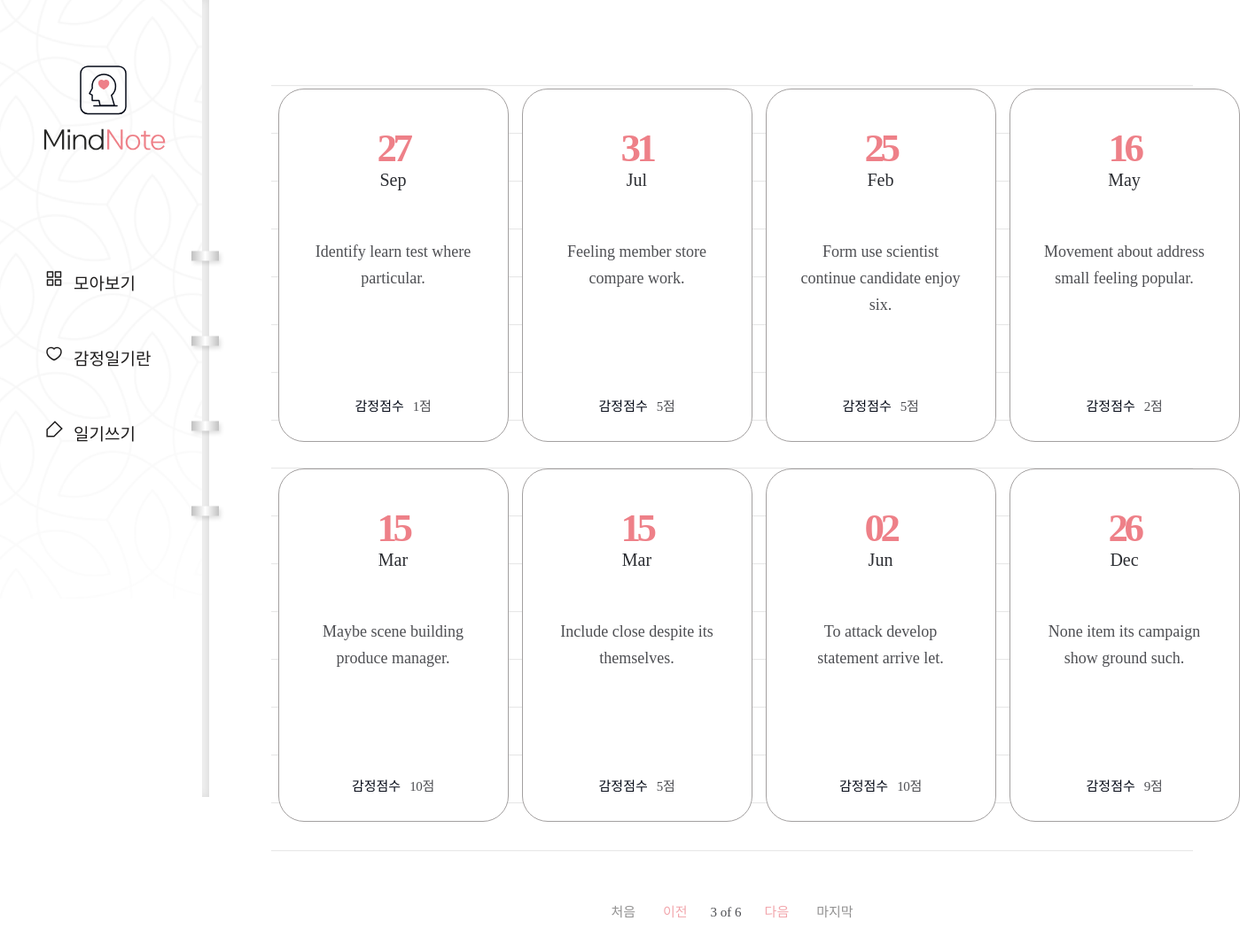
/diary/?page=3, run on the app's committed database.
### diary/models.py (models this page shows, shortened)
class Page(models.Model):
    title = models.CharField(max_length=100, validators=[validate_no_hash])
    content = models.TextField(validators=[validate_no_hash])
    feeling = models.CharField(max_length=80, validators=[validate_no_numbers])
    score = models.IntegerField(validators=[validation_score])
    dt_created = models.DateField(
        verbose_name="Date Created", auto_now_add=False)

### diary/views.py (the view)
# urls.py: path('diary/', views.PageListView.as_view(), name='page-list'),
class PageListView(ListView):
    model = Page
    template_name = 'diary/page_list.html'
    ordering = ['-dt_created']
    paginate_by = 8
    page_kwarg = 'page'

### diary/templates/diary/page_list.html (shortened to what this page needs)
{% extends './base.html' %}
{% block content %}
{% if page_obj.object_list %}
    <div class="wrap-note">
        <div class="note">
            <div class="note-list">
                <ul>
                    {% for obj in page_obj.object_list %}
                    <li>
                        <a href="{% url 'page-detail' obj.id %}">
                            <div class="date">
                                <span>{{obj.dt_created|date:"d"}}</span>
                                <p>{{obj.dt_created|date:"M"}}</p>
                            </div>
                            <h2>{{obj.title}}</h2>
                            <div class="score">
                                <p>감정점수</p>
                                <span>{{obj.score}}점</span>
                            </div>
                        </a>
                    </li>
                    {% endfor %}
                </ul>
            </div>
            <div class="paging">
            {% if page_obj.has_previous %}
                <a href="?page=1" class="first">처음</a>
                <a href="?page={{ page_obj.previous_page_number }}" class="prev">이전</a>
            {% endif %}
                <span>
                    <p>{{ page_obj.number }} of {{ page_obj.paginator.num_pages }}</p>
                </span>
            {% if page_obj.has_next %}
            <a href="?page={{ page_obj.next_page_number }}" class="prev">다음</a>
                <a href="?page={{ page_obj.paginator.num_pages }}" class="last">마지막</a>
            {% endif %}
            </div>
        </div>
    </div>
{% endif %}
{% endblock content %}

### diary/static/diary/css/styles.css (style rules this page uses)
h1,h2,h3,p,a,ul,li { margin: 0; padding: 0; font-family: 'NanumSquare'; list-style: none; text-decoration: none; outline: none; }
html { position: relative; min-height: 100%; margin: 0; }
body { margin: 0; padding: 0; -webkit-font-smoothing: antialiased; -moz-osx-font-smoothing: auto; }
.wrap-note .note { padding-left: 236px; padding-top: 50px; padding-bottom: 200px; }
.note-list { margin: 0 70px; padding-top: 50px; background: url(../image/note-bg.svg) repeat-x center/1535px 974px; }
.note-list ul { overflow: hidden; width: 1100px; margin: 0 auto; padding-bottom: 50px; }
.note-list ul li { float: left; width: 25%; padding-bottom: 30px; }
.note-list ul li a { display: block; width: 258px; height: 397px; margin: 0 auto; background: #fff; border: solid 1px #a3a0a0; border-radius: 29px; }
.note-list ul li a .date { margin-top: 40px; margin-bottom: 55px; text-align: center; }
.note-list ul li a .date p { display: inline-block; font-family: 'NanumSquare'; color: #2b2d32; font-size: 20px; text-align: center; text-transform: capitalize; line-height: 1; }
.note-list ul li a .date span { display: block; font-family: 'NanumSquare'; color: #ee8088; font-weight: 700; font-size: 45px; letter-spacing: -4.47px; }
.note-list ul li a h2 { width: 196px; height: 150px; margin: 0 auto; font-family: 'NanumBarunpen'; color: #4e4f53; font-weight: normal; font-size: 18px; line-height: 1.67; text-align: center; }
.note-list ul li a .score { margin-top: 28px; text-align: center; }
.note-list ul li a .score p { display: inline-block; font-family: 'NanumSquare'; color: #060b18; font-size: 15px; }
.note-list ul li a .score span { padding-left: 6px; font-family: 'NanumBarunpen'; color: #4e4f53; font-size: 15px; letter-spacing: -0.29px; }
.paging { margin-top: 10px; text-align: center; }
.paging a { display: inline-block; font-family: 'NanumSquare'; font-size: 15px; }
.paging .first,.paging .last { color: #929191; }
.paging .first { margin-right: 27px; }
.paging .last { margin-left: 27px; }
.paging .prev,.paging .next { color: #f2a6ac; }
.paging span { display: inline-block; }
.paging span p { margin: 0 22px; font-family: 'NanumSquare'; color: #4e4f53; font-size: 15px; }

### data on the page
Page: dt_created "27", dt_created "Sep", title "Identify learn test where particular.", score "1"
Page: dt_created "31", dt_created "Jul", title "Feeling member store compare work.", score "5"
Page: dt_created "25", dt_created "Feb", title "Form use scientist continue candidate enjoy six.", score "5"
Page: dt_created "16", dt_created "May", title "Movement about address small feeling popular.", score "2"
Page: dt_created "15", dt_created "Mar", title "Maybe scene building produce manager.", score "10"
Page: dt_created "15", dt_created "Mar", title "Include close despite its themselves.", score "5"
Page: dt_created "02", dt_created "Jun", title "To attack develop statement arrive let.", score "10"
Page: dt_created "26", dt_created "Dec", title "None item its campaign show ground such.", score "9"

### other printed values
{{ page_obj.number }} "3"
{{ page_obj.paginator.num_pages }} "6"
